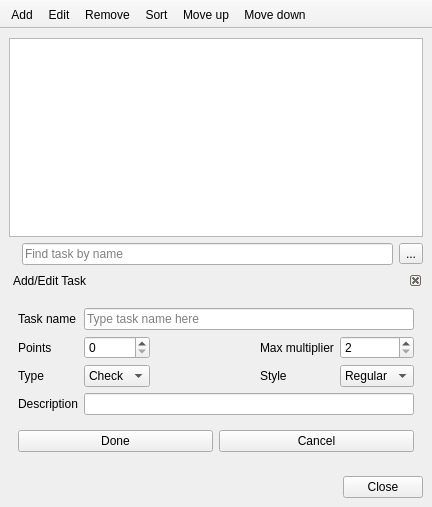
<?xml version="1.0" encoding="UTF-8"?>
<ui version="4.0">
 <class>Gui_Task</class>
 <widget class="QMainWindow" name="Gui_Task">
  <property name="geometry">
   <rect>
    <x>0</x>
    <y>0</y>
    <width>432</width>
    <height>507</height>
   </rect>
  </property>
  <property name="windowTitle">
   <string>Task manager</string>
  </property>
  <property name="windowIcon">
   <iconset resource="resources.qrc">
    <normaloff>:/icons/tasks.png</normaloff>:/icons/tasks.png</iconset>
  </property>
  <property name="unifiedTitleAndToolBarOnMac">
   <bool>true</bool>
  </property>
  <widget class="QWidget" name="centralwidget">
   <layout class="QVBoxLayout" name="verticalLayout_2">
    <item>
     <widget class="QListView" name="taskList">
      <property name="minimumSize">
       <size>
        <width>0</width>
        <height>128</height>
       </size>
      </property>
      <property name="toolTip">
       <string>List of all event tasks</string>
      </property>
      <property name="editTriggers">
       <set>QAbstractItemView::NoEditTriggers</set>
      </property>
     </widget>
    </item>
    <item>
     <layout class="QGridLayout" name="findLayout">
      <item row="0" column="1">
       <widget class="QLineEdit" name="findTask">
        <property name="toolTip">
         <string>Enter task's name and press ENTER</string>
        </property>
        <property name="text">
         <string/>
        </property>
        <property name="placeholderText">
         <string>Find task by name</string>
        </property>
       </widget>
      </item>
      <item row="0" column="2">
       <widget class="QToolButton" name="clearText">
        <property name="toolTip">
         <string>Clear task name</string>
        </property>
        <property name="text">
         <string>...</string>
        </property>
        <property name="icon">
         <iconset resource="resources.qrc">
          <normaloff>:/icons/clear.png</normaloff>:/icons/clear.png</iconset>
        </property>
       </widget>
      </item>
      <item row="0" column="0">
       <widget class="QLabel" name="labelTask">
        <property name="maximumSize">
         <size>
          <width>24</width>
          <height>24</height>
         </size>
        </property>
        <property name="text">
         <string/>
        </property>
        <property name="pixmap">
         <pixmap resource="resources.qrc">:/icons/tasks.png</pixmap>
        </property>
        <property name="scaledContents">
         <bool>true</bool>
        </property>
       </widget>
      </item>
     </layout>
    </item>
    <item>
     <widget class="QDockWidget" name="addEditWidget">
      <property name="contextMenuPolicy">
       <enum>Qt::NoContextMenu</enum>
      </property>
      <property name="features">
       <set>QDockWidget::DockWidgetClosable</set>
      </property>
      <property name="windowTitle">
       <string>Add/Edit Task</string>
      </property>
      <widget class="QWidget" name="dockWidgetContents">
       <layout class="QVBoxLayout" name="verticalLayout">
        <item>
         <layout class="QGridLayout" name="addEditLayout">
          <item row="2" column="4">
           <widget class="QComboBox" name="taskStyle">
            <property name="toolTip">
             <string>Style to hilight special tasks</string>
            </property>
            <item>
             <property name="text">
              <string>Regular</string>
             </property>
            </item>
            <item>
             <property name="text">
              <string>Bold</string>
             </property>
            </item>
            <item>
             <property name="text">
              <string>Italic</string>
             </property>
            </item>
           </widget>
          </item>
          <item row="2" column="3">
           <widget class="QLabel" name="styleLabel">
            <property name="text">
             <string>Style</string>
            </property>
           </widget>
          </item>
          <item row="3" column="0">
           <widget class="QLabel" name="descriptionLabel">
            <property name="text">
             <string>Description</string>
            </property>
           </widget>
          </item>
          <item row="3" column="1" colspan="4">
           <widget class="QLineEdit" name="taskDescription"/>
          </item>
          <item row="1" column="3">
           <widget class="QLabel" name="maxMultiLabel">
            <property name="text">
             <string>Max multiplier</string>
            </property>
           </widget>
          </item>
          <item row="1" column="1">
           <widget class="QSpinBox" name="taskPoints">
            <property name="toolTip">
             <string>Points for completion</string>
            </property>
           </widget>
          </item>
          <item row="1" column="4">
           <widget class="QSpinBox" name="taskMaxMulti">
            <property name="toolTip">
             <string>Maximum point multiplier</string>
            </property>
            <property name="minimum">
             <number>2</number>
            </property>
            <property name="maximum">
             <number>999</number>
            </property>
           </widget>
          </item>
          <item row="2" column="1">
           <widget class="QComboBox" name="taskType">
            <property name="toolTip">
             <string>Task type (either checkbox or a multiplier task)</string>
            </property>
            <property name="maxCount">
             <number>10</number>
            </property>
            <item>
             <property name="text">
              <string>Check</string>
             </property>
            </item>
            <item>
             <property name="text">
              <string>Multi</string>
             </property>
            </item>
           </widget>
          </item>
          <item row="2" column="0">
           <widget class="QLabel" name="taskTypeLabel">
            <property name="text">
             <string>Type</string>
            </property>
           </widget>
          </item>
          <item row="1" column="0">
           <widget class="QLabel" name="pointsLabel">
            <property name="text">
             <string>Points</string>
            </property>
           </widget>
          </item>
          <item row="0" column="0">
           <widget class="QLabel" name="taskNameLabel">
            <property name="text">
             <string>Task name</string>
            </property>
           </widget>
          </item>
          <item row="0" column="1" colspan="4">
           <widget class="QLineEdit" name="taskName">
            <property name="toolTip">
             <string>Type in short task description</string>
            </property>
            <property name="placeholderText">
             <string>Type task name here</string>
            </property>
           </widget>
          </item>
          <item row="1" column="2">
           <spacer name="horizontalSpacer_2">
            <property name="orientation">
             <enum>Qt::Horizontal</enum>
            </property>
            <property name="sizeHint" stdset="0">
             <size>
              <width>40</width>
              <height>20</height>
             </size>
            </property>
           </spacer>
          </item>
         </layout>
        </item>
        <item>
         <layout class="QHBoxLayout" name="horizontalLayout_2">
          <item>
           <widget class="QPushButton" name="doneButton">
            <property name="toolTip">
             <string>Click when done editing task</string>
            </property>
            <property name="text">
             <string>Done</string>
            </property>
            <property name="icon">
             <iconset resource="resources.qrc">
              <normaloff>:/icons/accept.png</normaloff>:/icons/accept.png</iconset>
            </property>
           </widget>
          </item>
          <item>
           <widget class="QPushButton" name="cancelButton">
            <property name="toolTip">
             <string>Click to abort editing</string>
            </property>
            <property name="text">
             <string>Cancel</string>
            </property>
            <property name="icon">
             <iconset resource="resources.qrc">
              <normaloff>:/icons/cancel.png</normaloff>:/icons/cancel.png</iconset>
            </property>
           </widget>
          </item>
         </layout>
        </item>
       </layout>
      </widget>
     </widget>
    </item>
    <item>
     <layout class="QHBoxLayout" name="horizontalLayout">
      <item>
       <spacer name="horizontalSpacer">
        <property name="orientation">
         <enum>Qt::Horizontal</enum>
        </property>
        <property name="sizeHint" stdset="0">
         <size>
          <width>40</width>
          <height>20</height>
         </size>
        </property>
       </spacer>
      </item>
      <item>
       <widget class="QPushButton" name="closeButton">
        <property name="toolTip">
         <string>Close task dialog</string>
        </property>
        <property name="text">
         <string>Close</string>
        </property>
        <property name="icon">
         <iconset resource="resources.qrc">
          <normaloff>:/icons/close.png</normaloff>:/icons/close.png</iconset>
        </property>
        <property name="autoDefault">
         <bool>true</bool>
        </property>
       </widget>
      </item>
     </layout>
    </item>
   </layout>
  </widget>
  <widget class="QToolBar" name="toolBar">
   <property name="windowTitle">
    <string>toolBar</string>
   </property>
   <property name="movable">
    <bool>false</bool>
   </property>
   <property name="allowedAreas">
    <set>Qt::TopToolBarArea</set>
   </property>
   <property name="iconSize">
    <size>
     <width>32</width>
     <height>32</height>
    </size>
   </property>
   <property name="toolButtonStyle">
    <enum>Qt::ToolButtonTextUnderIcon</enum>
   </property>
   <attribute name="toolBarArea">
    <enum>TopToolBarArea</enum>
   </attribute>
   <attribute name="toolBarBreak">
    <bool>false</bool>
   </attribute>
   <addaction name="actionAdd"/>
   <addaction name="actionEdit"/>
   <addaction name="actionRemove"/>
   <addaction name="actionSort"/>
   <addaction name="actionMoveUp"/>
   <addaction name="actionMoveDown"/>
  </widget>
  <action name="actionAdd">
   <property name="icon">
    <iconset resource="resources.qrc">
     <normaloff>:/icons/task_add.png</normaloff>:/icons/task_add.png</iconset>
   </property>
   <property name="text">
    <string>Add</string>
   </property>
  </action>
  <action name="actionEdit">
   <property name="icon">
    <iconset resource="resources.qrc">
     <normaloff>:/icons/task_edit.png</normaloff>:/icons/task_edit.png</iconset>
   </property>
   <property name="text">
    <string>Edit</string>
   </property>
  </action>
  <action name="actionRemove">
   <property name="icon">
    <iconset resource="resources.qrc">
     <normaloff>:/icons/task_remove.png</normaloff>:/icons/task_remove.png</iconset>
   </property>
   <property name="text">
    <string>Remove</string>
   </property>
  </action>
  <action name="actionSort">
   <property name="icon">
    <iconset resource="resources.qrc">
     <normaloff>:/icons/tasks_sort.png</normaloff>:/icons/tasks_sort.png</iconset>
   </property>
   <property name="text">
    <string>Sort</string>
   </property>
  </action>
  <action name="actionMoveUp">
   <property name="icon">
    <iconset resource="resources.qrc">
     <normaloff>:/icons/move_up.png</normaloff>:/icons/move_up.png</iconset>
   </property>
   <property name="text">
    <string>Move up</string>
   </property>
  </action>
  <action name="actionMoveDown">
   <property name="icon">
    <iconset resource="resources.qrc">
     <normaloff>:/icons/move_down.png</normaloff>:/icons/move_down.png</iconset>
   </property>
   <property name="text">
    <string>Move down</string>
   </property>
  </action>
 </widget>
 <resources>
  <include location="resources.qrc"/>
 </resources>
 <connections/>
</ui>
